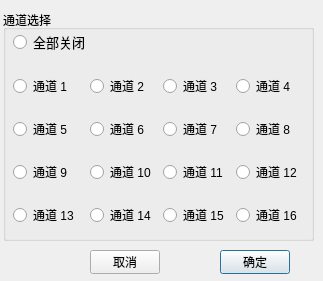
<?xml version="1.0" encoding="UTF-8"?>
<ui version="4.0">
 <class>M_SelectGallerydlg</class>
 <widget class="QDialog" name="M_SelectGallerydlg">
  <property name="geometry">
   <rect>
    <x>0</x>
    <y>0</y>
    <width>323</width>
    <height>281</height>
   </rect>
  </property>
  <property name="minimumSize">
   <size>
    <width>323</width>
    <height>281</height>
   </size>
  </property>
  <property name="maximumSize">
   <size>
    <width>323</width>
    <height>281</height>
   </size>
  </property>
  <property name="windowTitle">
   <string>通道选择</string>
  </property>
  <property name="windowIcon">
   <iconset>
    <normaloff>../bin/image/607logo-6464.png</normaloff>../bin/image/607logo-6464.png</iconset>
  </property>
  <widget class="QGroupBox" name="groupBox">
   <property name="geometry">
    <rect>
     <x>3</x>
     <y>10</y>
     <width>311</width>
     <height>231</height>
    </rect>
   </property>
   <property name="styleSheet">
    <string notr="true">font: 11pt &quot;楷体&quot;;</string>
   </property>
   <property name="title">
    <string>通道选择</string>
   </property>
   <widget class="QWidget" name="layoutWidget">
    <property name="geometry">
     <rect>
      <x>10</x>
      <y>0</y>
      <width>303</width>
      <height>241</height>
     </rect>
    </property>
    <layout class="QGridLayout" name="gridLayout">
     <property name="rightMargin">
      <number>7</number>
     </property>
     <property name="spacing">
      <number>0</number>
     </property>
     <item row="0" column="0">
      <widget class="QRadioButton" name="radioButton_closeall">
       <property name="font">
        <font>
         <family>楷体</family>
         <pointsize>10</pointsize>
         <weight>50</weight>
         <italic>false</italic>
         <bold>false</bold>
        </font>
       </property>
       <property name="styleSheet">
        <string notr="true">font: 10pt &quot;楷体&quot;;</string>
       </property>
       <property name="text">
        <string>全部关闭</string>
       </property>
      </widget>
     </item>
     <item row="1" column="0">
      <widget class="QRadioButton" name="radioButton_port1">
       <property name="styleSheet">
        <string notr="true">font: 10pt &quot;楷体&quot;;</string>
       </property>
       <property name="text">
        <string>通道 1</string>
       </property>
      </widget>
     </item>
     <item row="1" column="1">
      <widget class="QRadioButton" name="radioButton_port2">
       <property name="styleSheet">
        <string notr="true">font: 10pt &quot;楷体&quot;;</string>
       </property>
       <property name="text">
        <string>通道 2</string>
       </property>
      </widget>
     </item>
     <item row="1" column="2">
      <widget class="QRadioButton" name="radioButton_port3">
       <property name="styleSheet">
        <string notr="true">font: 10pt &quot;楷体&quot;;</string>
       </property>
       <property name="text">
        <string>通道 3</string>
       </property>
      </widget>
     </item>
     <item row="1" column="3">
      <widget class="QRadioButton" name="radioButton_port4">
       <property name="styleSheet">
        <string notr="true">font: 10pt &quot;楷体&quot;;</string>
       </property>
       <property name="text">
        <string>通道 4</string>
       </property>
      </widget>
     </item>
     <item row="2" column="0">
      <widget class="QRadioButton" name="radioButton_port5">
       <property name="styleSheet">
        <string notr="true">font: 10pt &quot;楷体&quot;;</string>
       </property>
       <property name="text">
        <string>通道 5</string>
       </property>
      </widget>
     </item>
     <item row="2" column="1">
      <widget class="QRadioButton" name="radioButton_port6">
       <property name="styleSheet">
        <string notr="true">font: 10pt &quot;楷体&quot;;</string>
       </property>
       <property name="text">
        <string>通道 6</string>
       </property>
      </widget>
     </item>
     <item row="2" column="2">
      <widget class="QRadioButton" name="radioButton_port7">
       <property name="styleSheet">
        <string notr="true">font: 10pt &quot;楷体&quot;;</string>
       </property>
       <property name="text">
        <string>通道 7</string>
       </property>
      </widget>
     </item>
     <item row="2" column="3">
      <widget class="QRadioButton" name="radioButton_port8">
       <property name="styleSheet">
        <string notr="true">font: 10pt &quot;楷体&quot;;</string>
       </property>
       <property name="text">
        <string>通道 8</string>
       </property>
      </widget>
     </item>
     <item row="3" column="0">
      <widget class="QRadioButton" name="radioButton_port9">
       <property name="styleSheet">
        <string notr="true">font: 10pt &quot;楷体&quot;;</string>
       </property>
       <property name="text">
        <string>通道 9</string>
       </property>
      </widget>
     </item>
     <item row="3" column="1">
      <widget class="QRadioButton" name="radioButton_port10">
       <property name="styleSheet">
        <string notr="true">font: 10pt &quot;楷体&quot;;</string>
       </property>
       <property name="text">
        <string>通道 10</string>
       </property>
      </widget>
     </item>
     <item row="3" column="2">
      <widget class="QRadioButton" name="radioButton_port11">
       <property name="styleSheet">
        <string notr="true">font: 10pt &quot;楷体&quot;;</string>
       </property>
       <property name="text">
        <string>通道 11</string>
       </property>
      </widget>
     </item>
     <item row="3" column="3">
      <widget class="QRadioButton" name="radioButton_port12">
       <property name="styleSheet">
        <string notr="true">font: 10pt &quot;楷体&quot;;</string>
       </property>
       <property name="text">
        <string>通道 12</string>
       </property>
      </widget>
     </item>
     <item row="4" column="0">
      <widget class="QRadioButton" name="radioButton_port13">
       <property name="styleSheet">
        <string notr="true">font: 10pt &quot;楷体&quot;;</string>
       </property>
       <property name="text">
        <string>通道 13</string>
       </property>
      </widget>
     </item>
     <item row="4" column="1">
      <widget class="QRadioButton" name="radioButton_port14">
       <property name="styleSheet">
        <string notr="true">font: 10pt &quot;楷体&quot;;</string>
       </property>
       <property name="text">
        <string>通道 14</string>
       </property>
      </widget>
     </item>
     <item row="4" column="2">
      <widget class="QRadioButton" name="radioButton_port15">
       <property name="styleSheet">
        <string notr="true">font: 10pt &quot;楷体&quot;;</string>
       </property>
       <property name="text">
        <string>通道 15</string>
       </property>
      </widget>
     </item>
     <item row="4" column="3">
      <widget class="QRadioButton" name="radioButton_port16">
       <property name="styleSheet">
        <string notr="true">font: 10pt &quot;楷体&quot;;</string>
       </property>
       <property name="text">
        <string>通道 16</string>
       </property>
      </widget>
     </item>
    </layout>
   </widget>
  </widget>
  <widget class="QPushButton" name="pushButton_ok">
   <property name="geometry">
    <rect>
     <x>220</x>
     <y>250</y>
     <width>70</width>
     <height>24</height>
    </rect>
   </property>
   <property name="styleSheet">
    <string notr="true">font: 10pt &quot;楷体&quot;;</string>
   </property>
   <property name="text">
    <string>确定</string>
   </property>
  </widget>
  <widget class="QPushButton" name="pushButton_cancel">
   <property name="geometry">
    <rect>
     <x>90</x>
     <y>250</y>
     <width>70</width>
     <height>24</height>
    </rect>
   </property>
   <property name="styleSheet">
    <string notr="true">font: 10pt &quot;楷体&quot;;</string>
   </property>
   <property name="text">
    <string>取消</string>
   </property>
  </widget>
 </widget>
 <resources/>
 <connections/>
</ui>
